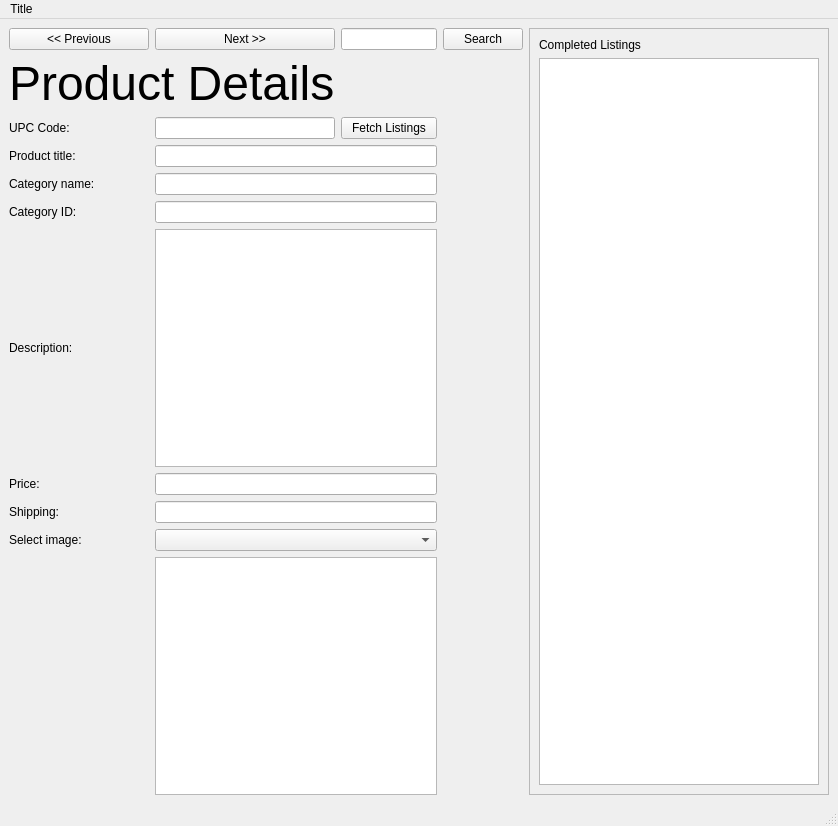
<?xml version="1.0" encoding="UTF-8"?>
<ui version="4.0">
 <class>MainWindow</class>
 <widget class="QMainWindow" name="MainWindow">
  <property name="geometry">
   <rect>
    <x>0</x>
    <y>0</y>
    <width>838</width>
    <height>826</height>
   </rect>
  </property>
  <property name="windowTitle">
   <string>MainWindow</string>
  </property>
  <widget class="QWidget" name="centralwidget">
   <layout class="QGridLayout" name="gridLayout_2">
    <item row="1" column="0">
     <layout class="QGridLayout" name="gridLayout">
      <item row="6" column="2" colspan="2">
       <widget class="QPlainTextEdit" name="plainTextEdit_5"/>
      </item>
      <item row="1" column="1" colspan="2">
       <widget class="QLabel" name="label">
        <property name="font">
         <font>
          <pointsize>36</pointsize>
         </font>
        </property>
        <property name="text">
         <string>Product Details</string>
        </property>
       </widget>
      </item>
      <item row="10" column="2" colspan="2">
       <widget class="QGraphicsView" name="graphicsView"/>
      </item>
      <item row="2" column="3">
       <widget class="QPushButton" name="fetch_listings_btn">
        <property name="text">
         <string>Fetch Listings</string>
        </property>
       </widget>
      </item>
      <item row="9" column="2" colspan="2">
       <widget class="QComboBox" name="comboBox">
        <property name="maximumSize">
         <size>
          <width>16777215</width>
          <height>30</height>
         </size>
        </property>
       </widget>
      </item>
      <item row="5" column="1">
       <widget class="QLabel" name="cat_id_label">
        <property name="text">
         <string>Category ID:</string>
        </property>
       </widget>
      </item>
      <item row="9" column="1">
       <widget class="QLabel" name="select_image_label">
        <property name="text">
         <string>Select image:</string>
        </property>
       </widget>
      </item>
      <item row="4" column="1">
       <widget class="QLabel" name="cat_name_label">
        <property name="text">
         <string>Category name:</string>
        </property>
       </widget>
      </item>
      <item row="2" column="1">
       <widget class="QLabel" name="upc_label">
        <property name="text">
         <string>UPC Code:</string>
        </property>
       </widget>
      </item>
      <item row="7" column="1">
       <widget class="QLabel" name="price_label">
        <property name="text">
         <string>Price:</string>
        </property>
       </widget>
      </item>
      <item row="8" column="1">
       <widget class="QLabel" name="shipping_label">
        <property name="text">
         <string>Shipping:</string>
        </property>
       </widget>
      </item>
      <item row="3" column="1">
       <widget class="QLabel" name="title_label">
        <property name="text">
         <string>Product title:</string>
        </property>
       </widget>
      </item>
      <item row="6" column="1">
       <widget class="QLabel" name="description_label">
        <property name="text">
         <string>Description:</string>
        </property>
       </widget>
      </item>
      <item row="3" column="2" colspan="2">
       <widget class="QLineEdit" name="lineEdit"/>
      </item>
      <item row="4" column="2" colspan="2">
       <widget class="QLineEdit" name="lineEdit_2"/>
      </item>
      <item row="5" column="2" colspan="2">
       <widget class="QLineEdit" name="lineEdit_3"/>
      </item>
      <item row="7" column="2" colspan="2">
       <widget class="QLineEdit" name="lineEdit_4"/>
      </item>
      <item row="8" column="2" colspan="2">
       <widget class="QLineEdit" name="lineEdit_5"/>
      </item>
      <item row="2" column="2">
       <widget class="QLineEdit" name="lineEdit_7"/>
      </item>
      <item row="0" column="3">
       <widget class="QLineEdit" name="lineEdit_6"/>
      </item>
      <item row="0" column="4">
       <widget class="QPushButton" name="pushButton">
        <property name="text">
         <string>Search</string>
        </property>
       </widget>
      </item>
      <item row="0" column="1">
       <widget class="QPushButton" name="pushButton_2">
        <property name="minimumSize">
         <size>
          <width>140</width>
          <height>0</height>
         </size>
        </property>
        <property name="text">
         <string>&lt;&lt; Previous</string>
        </property>
       </widget>
      </item>
      <item row="0" column="2">
       <widget class="QPushButton" name="pushButton_3">
        <property name="minimumSize">
         <size>
          <width>140</width>
          <height>0</height>
         </size>
        </property>
        <property name="text">
         <string>Next &gt;&gt;</string>
        </property>
       </widget>
      </item>
     </layout>
    </item>
    <item row="1" column="1">
     <widget class="QScrollArea" name="scrollArea">
      <property name="minimumSize">
       <size>
        <width>300</width>
        <height>0</height>
       </size>
      </property>
      <property name="widgetResizable">
       <bool>true</bool>
      </property>
      <widget class="QWidget" name="scrollAreaWidgetContents">
       <property name="geometry">
        <rect>
         <x>0</x>
         <y>0</y>
         <width>298</width>
         <height>757</height>
        </rect>
       </property>
       <layout class="QVBoxLayout" name="verticalLayout_3">
        <item>
         <widget class="QLabel" name="label_2">
          <property name="maximumSize">
           <size>
            <width>16777215</width>
            <height>30</height>
           </size>
          </property>
          <property name="text">
           <string>Completed Listings</string>
          </property>
         </widget>
        </item>
        <item>
         <layout class="QVBoxLayout" name="verticalLayout_2">
          <item>
           <widget class="QListView" name="listView"/>
          </item>
         </layout>
        </item>
       </layout>
      </widget>
     </widget>
    </item>
   </layout>
  </widget>
  <widget class="QMenuBar" name="menubar">
   <property name="geometry">
    <rect>
     <x>0</x>
     <y>0</y>
     <width>838</width>
     <height>22</height>
    </rect>
   </property>
   <widget class="QMenu" name="menuTitle">
    <property name="title">
     <string>Title</string>
    </property>
   </widget>
   <addaction name="menuTitle"/>
  </widget>
  <widget class="QStatusBar" name="statusbar"/>
 </widget>
 <resources/>
 <connections/>
</ui>
